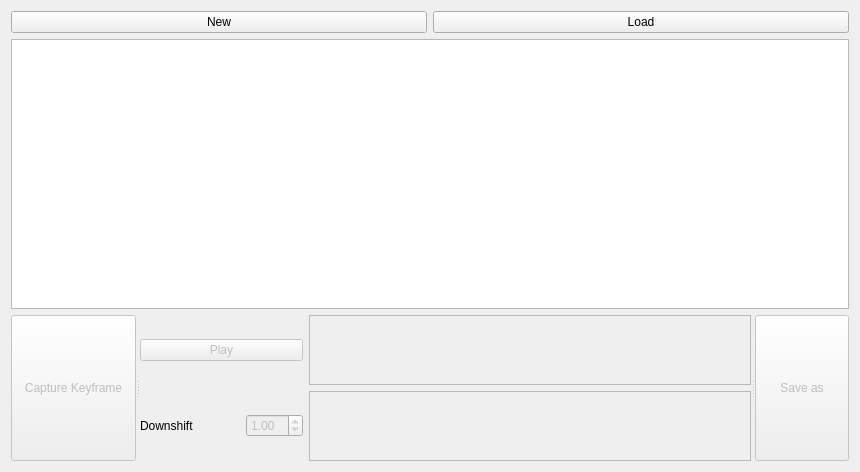
<?xml version="1.0" encoding="UTF-8"?>
<ui version="4.0">
 <class>MotionBuilder</class>
 <widget class="QWidget" name="MotionBuilder">
  <property name="geometry">
   <rect>
    <x>0</x>
    <y>0</y>
    <width>860</width>
    <height>472</height>
   </rect>
  </property>
  <property name="windowTitle">
   <string>Form</string>
  </property>
  <layout class="QVBoxLayout" name="verticalLayout">
   <item>
    <layout class="QHBoxLayout" name="horizontalLayout">
     <item>
      <widget class="QPushButton" name="new_btn_">
       <property name="maximumSize">
        <size>
         <width>16777215</width>
         <height>26</height>
        </size>
       </property>
       <property name="text">
        <string>New</string>
       </property>
      </widget>
     </item>
     <item>
      <widget class="QPushButton" name="load_btn_">
       <property name="maximumSize">
        <size>
         <width>16777215</width>
         <height>26</height>
        </size>
       </property>
       <property name="text">
        <string>Load</string>
       </property>
      </widget>
     </item>
    </layout>
   </item>
   <item>
    <widget class="QTableWidget" name="movement_table_"/>
   </item>
   <item>
    <widget class="QSplitter" name="splitter">
     <property name="orientation">
      <enum>Qt::Horizontal</enum>
     </property>
     <widget class="QPushButton" name="capture_btn_">
      <property name="enabled">
       <bool>false</bool>
      </property>
      <property name="maximumSize">
       <size>
        <width>300</width>
        <height>16777215</height>
       </size>
      </property>
      <property name="text">
       <string>Capture Keyframe</string>
      </property>
     </widget>
     <widget class="QWidget" name="layoutWidget">
      <layout class="QGridLayout" name="gridLayout">
       <item row="0" column="0">
        <widget class="QPushButton" name="play_btn_">
         <property name="enabled">
          <bool>false</bool>
         </property>
         <property name="maximumSize">
          <size>
           <width>16777215</width>
           <height>16777215</height>
          </size>
         </property>
         <property name="text">
          <string>Play</string>
         </property>
        </widget>
       </item>
       <item row="0" column="1">
        <widget class="QScrollArea" name="group_area_">
         <property name="minimumSize">
          <size>
           <width>350</width>
           <height>0</height>
          </size>
         </property>
         <property name="maximumSize">
          <size>
           <width>16777215</width>
           <height>100</height>
          </size>
         </property>
         <property name="widgetResizable">
          <bool>true</bool>
         </property>
         <widget class="QWidget" name="scrollAreaWidgetContents_3">
          <property name="geometry">
           <rect>
            <x>0</x>
            <y>0</y>
            <width>414</width>
            <height>68</height>
           </rect>
          </property>
         </widget>
        </widget>
       </item>
       <item row="1" column="0">
        <layout class="QHBoxLayout" name="horizontalLayout_2">
         <item>
          <widget class="QLabel" name="label">
           <property name="minimumSize">
            <size>
             <width>100</width>
             <height>0</height>
            </size>
           </property>
           <property name="maximumSize">
            <size>
             <width>100</width>
             <height>16777215</height>
            </size>
           </property>
           <property name="text">
            <string>Downshift</string>
           </property>
          </widget>
         </item>
         <item>
          <widget class="QDoubleSpinBox" name="downshift_">
           <property name="enabled">
            <bool>false</bool>
           </property>
           <property name="maximumSize">
            <size>
             <width>100</width>
             <height>16777215</height>
            </size>
           </property>
           <property name="maximum">
            <double>10.000000000000000</double>
           </property>
           <property name="singleStep">
            <double>0.100000000000000</double>
           </property>
           <property name="value">
            <double>1.000000000000000</double>
           </property>
          </widget>
         </item>
        </layout>
       </item>
       <item row="1" column="1">
        <widget class="QScrollArea" name="joint_area_">
         <property name="minimumSize">
          <size>
           <width>350</width>
           <height>0</height>
          </size>
         </property>
         <property name="maximumSize">
          <size>
           <width>16777215</width>
           <height>100</height>
          </size>
         </property>
         <property name="widgetResizable">
          <bool>true</bool>
         </property>
         <widget class="QWidget" name="scrollAreaWidgetContents">
          <property name="geometry">
           <rect>
            <x>0</x>
            <y>0</y>
            <width>414</width>
            <height>68</height>
           </rect>
          </property>
         </widget>
        </widget>
       </item>
      </layout>
     </widget>
     <widget class="QPushButton" name="save_btn_">
      <property name="enabled">
       <bool>false</bool>
      </property>
      <property name="maximumSize">
       <size>
        <width>150</width>
        <height>16777215</height>
       </size>
      </property>
      <property name="text">
       <string>Save as</string>
      </property>
     </widget>
    </widget>
   </item>
  </layout>
 </widget>
 <resources/>
 <connections/>
</ui>
